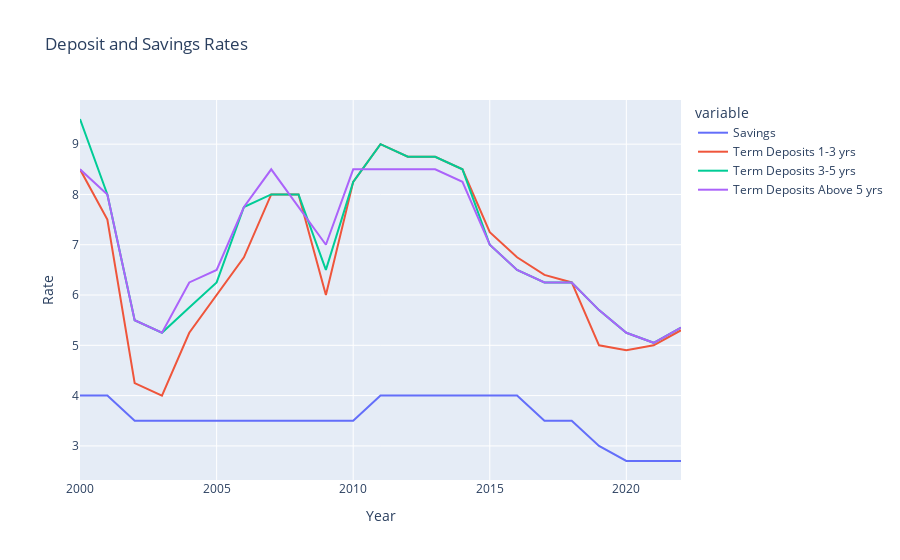

This figure's notebook cell:
### Markdown cell above
# Deposit Rates

### Code cell
deposits = pd.read_csv("Final/deposits_final.csv")
title = "Deposit and Savings Rates"
fig = px.line(deposits, x='Financial Year', y=['Savings', 'Term Deposits 1-3 yrs',
       'Term Deposits 3-5 yrs', 'Term Deposits Above 5 yrs'], title=title)
fig.update_layout(xaxis_title='Year', yaxis_title='Rate')
fig.show()

### Figure 1 — Plotly figure (JSON) as saved in the notebook; plotly's stock layout.template omitted (floating-point values rounded to 4 significant figures)
{"data": [{"hovertemplate": "variable=Savings<br>Financial Year=%{x}<br>value=%{y}<extra></extra>", "legendgroup": "Savings", "line": {"color": "#636efa", "dash": "solid"}, "marker": {"symbol": "circle"}, "mode": "lines", "name": "Savings", "orientation": "v", "showlegend": true, "type": "scatter", "x": ["2022-01-01", "2021-01-01", "2020-01-01", "2019-01-01", "2018-01-01", "2017-01-01", "2016-01-01", "2015-01-01", "2014-01-01", "2013-01-01", "2012-01-01", "2011-01-01", "2010-01-01", "2009-01-01", "2008-01-01", "2007-01-01", "2006-01-01", "2005-01-01", "2004-01-01", "2003-01-01", "2002-01-01", "2001-01-01", "2000-01-01"], "xaxis": "x", "y": [2.7, 2.7, 2.7, 3, 3.5, 3.5, 4, 4, 4, 4, 4, 4, 3.5, 3.5, 3.5, 3.5, 3.5, 3.5, 3.5, 3.5, 3.5, 4, 4], "yaxis": "y"}, {"hovertemplate": "variable=Term Deposits 1-3 yrs<br>Financial Year=%{x}<br>value=%{y}<extra></extra>", "legendgroup": "Term Deposits 1-3 yrs", "line": {"color": "#EF553B", "dash": "solid"}, "marker": {"symbol": "circle"}, "mode": "lines", "name": "Term Deposits 1-3 yrs", "orientation": "v", "showlegend": true, "type": "scatter", "x": ["2022-01-01", "2021-01-01", "2020-01-01", "2019-01-01", "2018-01-01", "2017-01-01", "2016-01-01", "2015-01-01", "2014-01-01", "2013-01-01", "2012-01-01", "2011-01-01", "2010-01-01", "2009-01-01", "2008-01-01", "2007-01-01", "2006-01-01", "2005-01-01", "2004-01-01", "2003-01-01", "2002-01-01", "2001-01-01", "2000-01-01"], "xaxis": "x", "y": [5.3, 5, 4.9, 5, 6.25, 6.4, 6.75, 7.25, 8.5, 8.75, 8.75, 9, 8.25, 6, 8, 8, 6.75, 6, 5.25, 4, 4.25, 7.5, 8.5], "yaxis": "y"}, {"hovertemplate": "variable=Term Deposits 3-5 yrs<br>Financial Year=%{x}<br>value=%{y}<extra></extra>", "legendgroup": "Term Deposits 3-5 yrs", "line": {"color": "#00cc96", "dash": "solid"}, "marker": {"symbol": "circle"}, "mode": "lines", "name": "Term Deposits 3-5 yrs", "orientation": "v", "showlegend": true, "type": "scatter", "x": ["2022-01-01", "2021-01-01", "2020-01-01", "2019-01-01", "2018-01-01", "2017-01-01", "2016-01-01", "2015-01-01", "2014-01-01", "2013-01-01", "2012-01-01", "2011-01-01", "2010-01-01", "2009-01-01", "2008-01-01", "2007-01-01", "2006-01-01", "2005-01-01", "2004-01-01", "2003-01-01", "2002-01-01", "2001-01-01", "2000-01-01"], "xaxis": "x", "y": [5.35, 5.05, 5.25, 5.7, 6.25, 6.25, 6.5, 7, 8.5, 8.75, 8.75, 9, 8.25, 6.5, 8, 8, 7.75, 6.25, 5.75, 5.25, 5.5, 8, 9.5], "yaxis": "y"}, {"hovertemplate": "variable=Term Deposits Above 5 yrs<br>Financial Year=%{x}<br>value=%{y}<extra></extra>", "legendgroup": "Term Deposits Above 5 yrs", "line": {"color": "#ab63fa", "dash": "solid"}, "marker": {"symbol": "circle"}, "mode": "lines", "name": "Term Deposits Above 5 yrs", "orientation": "v", "showlegend": true, "type": "scatter", "x": ["2022-01-01", "2021-01-01", "2020-01-01", "2019-01-01", "2018-01-01", "2017-01-01", "2016-01-01", "2015-01-01", "2014-01-01", "2013-01-01", "2012-01-01", "2011-01-01", "2010-01-01", "2009-01-01", "2008-01-01", "2007-01-01", "2006-01-01", "2005-01-01", "2004-01-01", "2003-01-01", "2002-01-01", "2001-01-01", "2000-01-01"], "xaxis": "x", "y": [5.35, 5.05, 5.25, 5.7, 6.25, 6.25, 6.5, 7, 8.25, 8.5, 8.5, 8.5, 8.5, 7, 7.75, 8.5, 7.75, 6.5, 6.25, 5.25, 5.5, 8, 8.5], "yaxis": "y"}], "layout": {"legend": {"title": {"text": "variable"}, "tracegroupgap": 0}, "title": {"text": "Deposit and Savings Rates"}, "xaxis": {"anchor": "y", "domain": [0, 1], "title": {"text": "Year"}}, "yaxis": {"anchor": "x", "domain": [0, 1], "title": {"text": "Rate"}}}}
